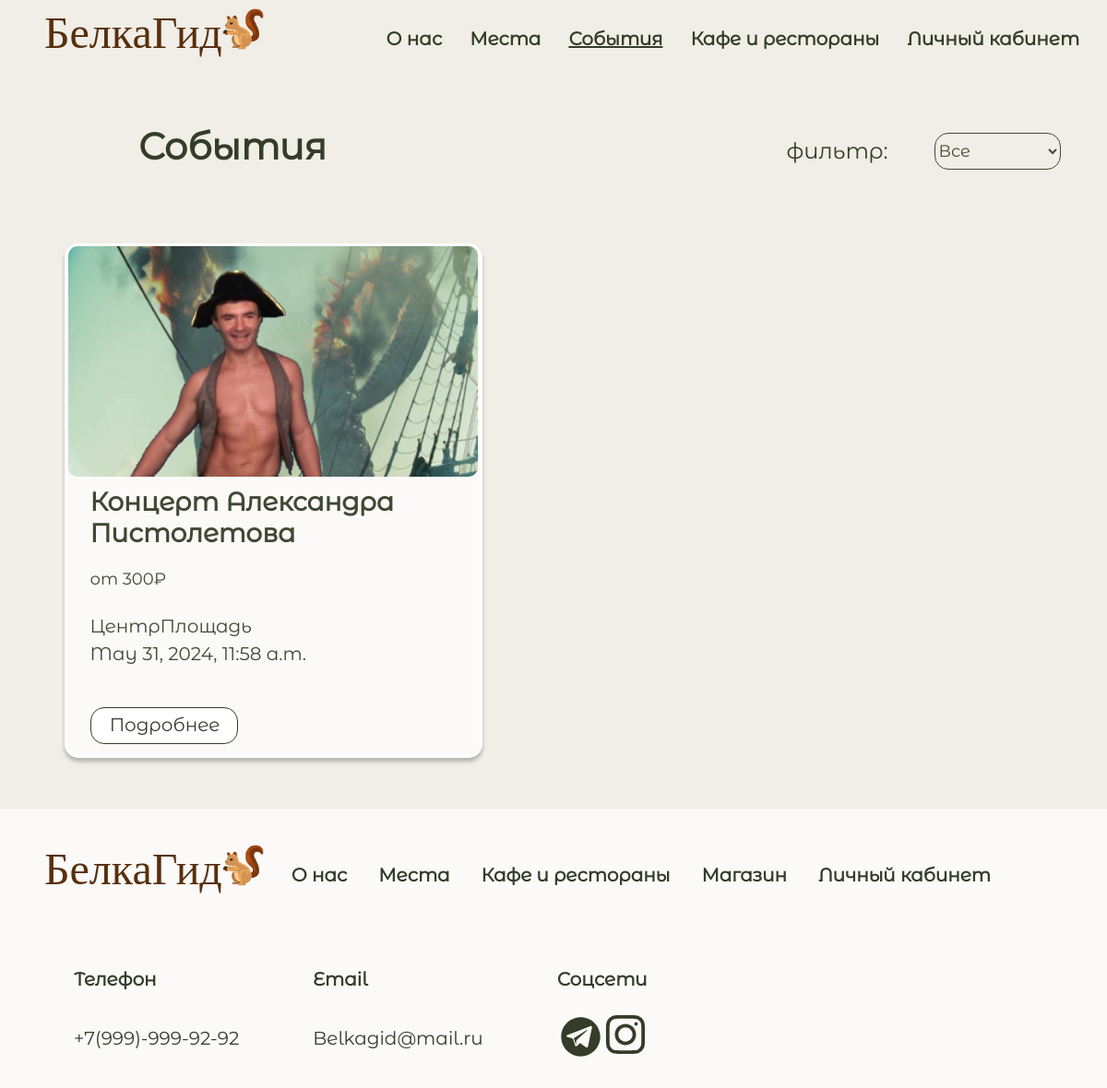
Screenshot of /events/ with the database file from the repository.
### belka/models.py (models this page shows, shortened)
class Event(models.Model):
    name = models.TextField()
    cost = models.IntegerField()
    image = models.FilePathField(path='static/img/events', null=1)
    place = models.TextField()
    time = models.TimeField()
    date = models.DateTimeField()
    link = models.TextField()
    type = models.IntegerField(default=0)

### belka/views.py (the view)
# urls.py: path('events/', belka.views.event_page)
def event_page(request):
    items = Event.objects.all()
    for item in items:
        item.image = item.image.replace("static/", "")
    context = {
        'items': items,
    }
    return render(request, "sobitia.html", context)

### templates/sobitia.html (shortened to what this page needs)
{% load static %}
<!DOCTYPE html>
<html>
<head>
    <link rel="stylesheet" href="{% static 'css/main.css' %}">
    <link rel="stylesheet" href="{% static 'css/main1.css' %}">
    <link rel="stylesheet" href="{% static 'css/main2.css' %}">
    <link rel="stylesheet" href="{% static 'css/main3.css' %}">
    <link rel="stylesheet" href="{% static 'css/main4.css' %}">
</head>
<body>
<div class="wrapper">
    <div class="content">
        <header>
            <div class="headermenu">
                <div class="logo">
                    <div class="logotype">
                        <div class="nazvanie"><a href="/">БелкаГид</a></div>
                        <img class="imgbelka" src="{% static 'img/белка.png' %}" alt="" width="55"
                             height="55">
                    </div>
                    <div class="menu">
                        <a href="../about">О нас</a>
                        <a  href="../places">Места</a>
                        <a style="text-decoration: underline;"href="../events">События</a>
                        <a href="../cafe">Кафе и рестораны</a>
                        <a href="../profile">Личный кабинет</a>
                    </div>
                </div>
            </div>
        </header>
        <div class="strname">
            <h1>События</h1>
            <h2>фильтр:</h2>
            <select id="type-filter" class="boxfiltr" onchange="filterItems()">
                <option value="all">Все</option>
            </select>
        </div>
        <div class="cardi">
            {% for item in items %}
                <div class="sobcard" data-type="{{ item.type }}">
                    <img class='img' src="{% static item.image %}" alt="{{ item.name }}">
                    <div class="card-body">
                        <h1>{{ item.name }}</h1>
                        <h4>от {{item.cost}}₽</h4>
                        <h2>{{ item.place }}</h2>
                        <h3>{{ item.date }}</h3>
                        <form action="{{ item.link }}">
                            <input class='buttonsob' type="submit" value="Подробнее"/>
                        </form>
                    </div>
                </div>
            {% endfor %}
        </div>
        <div class="footer">
            <div class="logo">
                <div class="logotype">
                    <div class="nazvanie"><a href="/">БелкаГид</a></div>
                    <img class="imgbelka" src="{% static 'img/белка.png' %}" alt="" width="55"
                         height="55">
                </div>
                <div class="footermenu">
                    <a href="../about">О нас</a>
                    <a href="../places">Места</a>
                    <a href="../cafe">Кафе и рестораны</a>
                    <a href="../shop">Магазин</a>
                    <a href="../profile">Личный кабинет</a>
                </div>
            </div>
            <div class="logo">
                <div class="svyzi">
                    <div class="svyz">
                        <h1>Телефон</h1>
                        <h2>+7(999)-999-92-92</h2>
                    </div>
                    <div class="svyz">
                        <h1>Email</h1>
                        <h2>Belkagid@mail.ru</h2>
                    </div>
                    <div class="svyz">
                        <h1>Соцсети</h1>
                        <div class="managers">
                        </div>
                    </div>
                </div>
            </div>
        </div>
</body>
</html>

### static/css/main.css (style rules this page uses)
html { overflow-y: scroll; background: #f0eee6; }
* { margin: 0; padding: 0; }
html, body { height: 100%; }
.wrapper { display: flex; flex-direction: column; height: 100%; }
.content { flex: 1 0 auto; }
.footer { flex: 0 0 auto; }

### static/css/main1.css (style rules this page uses)
html { overflow-y: scroll; background: #f0eee6; }
* { margin: 0; padding: 0; }
html, body { height: 100%; }
.wrapper { display: flex; flex-direction: column; height: 100%; }
.content { flex: 1 0 auto; }
.footer { flex: 0 0 auto; }

### static/css/main3.css (style rules this page uses)
html { overflow-y: scroll; background: #f0eee6; }
* { margin: 0; padding: 0; }
html, body { height: 100%; }
.wrapper { display: flex; flex-direction: column; height: 100%; }
.content { flex: 1 0 auto; }
.footer { flex: 0 0 auto; }

### static/css/main4.css (style rules this page uses)
html { overflow-y: scroll; background: #f0eee6; }
* { margin: 0; padding: 0; }
html, body { height: 100%; }
.wrapper { display: flex; flex-direction: column; height: 100%; }
.content { flex: 1 0 auto; }
.footer { flex: 0 0 auto; }

### rows the page displays
Event: name "Концерт Александра Пистолетова", cost "300", place "ЦентрПлощадь", date "May 31, 2024, 11:58 a.m."
